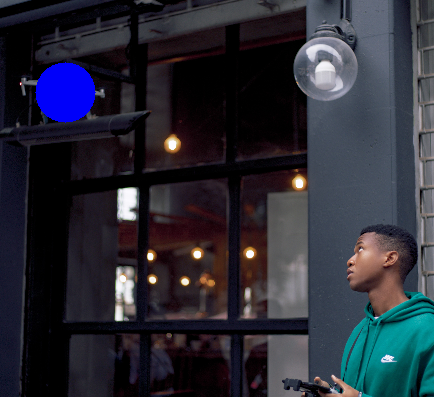
#> input picture Kode/Edgenode/ImgProcess/figure/blue_drone.png, 434 x 397 px, found by its file name
$ python 1_test_image_process_four.py
#> lines starting #> are read from the running program, lines starting #| are printed output that depends on the picture
#####################################################
# Display imported image in four different formats	#
# 	- Standard image								#
# 	- Greyscale image								#
#	- Blured image 									#
#	- Edged image									#
#													#
#####################################################

import cv2

# Load image, displays it and prints its dimensions.
path = '/home/wrongside/Documents/01 Comtek/01 Semester 4 project/Github/ComTek4_Project/Kode/Edgenode/ImgProcess/figure/blue_drone.png' 	# Path to image
img = cv2.imread(path,-1) 																										# Reading the image using imread() function (-1 is default load, 0 is greyscale)
#> img is the input picture: shape (397, 434, 3); mean B, G, R 53.5, 43.3, 41.8
cv2.imshow('Drone', img) 																										# Display image


# Convert image to grey scale
grey = cv2.imread(path,0)
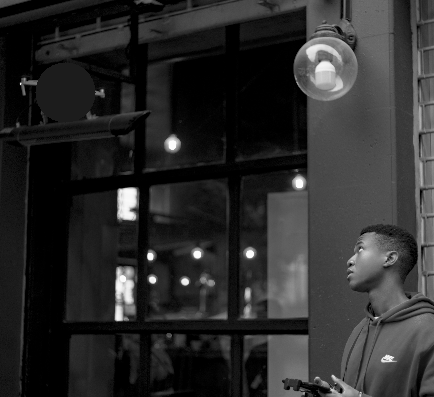
#> grey: shape (397, 434); min 0, max 252, mean 43.6
#cv2.imshow('Grey', grey)

# Convert image to HSV
hsv = cv2.cvtColor(img, cv2.COLOR_BGR2HSV)
#> hsv: shape (397, 434, 3); mean H, S, V 100.1, 92.8, 57.7
cv2.imshow('HSV', hsv)

# Blur image - this will remove small noise in the image
blur = cv2.GaussianBlur(img, (7,7), cv2.BORDER_DEFAULT)
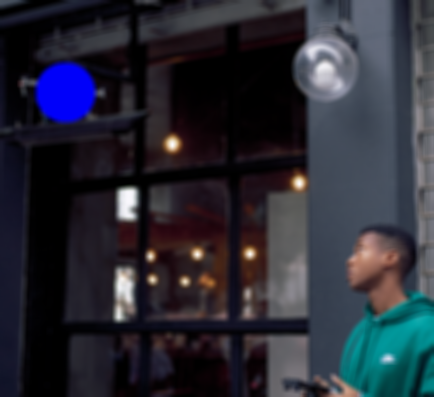
#> blur: shape (397, 434, 3); mean B, G, R 53.5, 43.3, 41.8
cv2.imshow('Blur', blur)


# Egde cascade - find all edges in image
edge = cv2.Canny(img,125,175)														# Number are thredshold
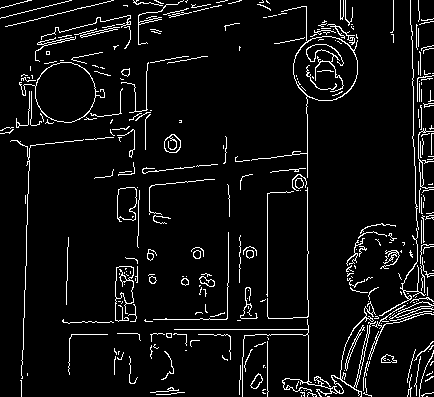
#> edge: shape (397, 434); 6% white in thin lines or dots
#cv2.imshow('Edge', edge)


print(img.shape)		# print height, width and channels of image
#| (397, 434, 3)

# wait an infinite amount of time for you to press any key on the keyboard and then close the window
cv2.waitKey(0)
cv2.destroyAllWindows()

$ run again, with Kode/Edgenode/ImgProcess/figure/HSV_drone.png copied over Kode/Edgenode/ImgProcess/figure/blue_drone.png
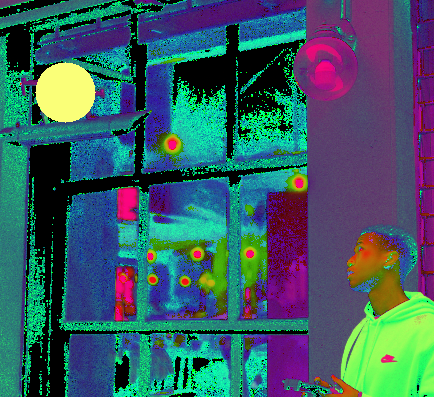
#> input picture Kode/Edgenode/ImgProcess/figure/HSV_drone.png, 434 x 397 px, found by its file name
#> img is the input picture: shape (397, 434, 3); mean B, G, R 100.1, 92.8, 57.7
#> `grey = cv2.imread(path,0)`:
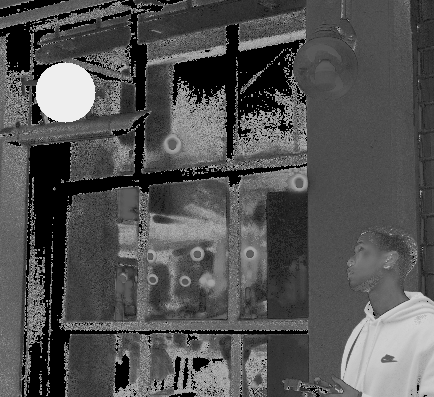
#> grey: shape (397, 434); min 0, max 238, mean 82.7
#> hsv: shape (397, 434, 3); mean H, S, V 87.4, 165.2, 130.9
#> `edge = cv2.Canny(img,125,175)`:
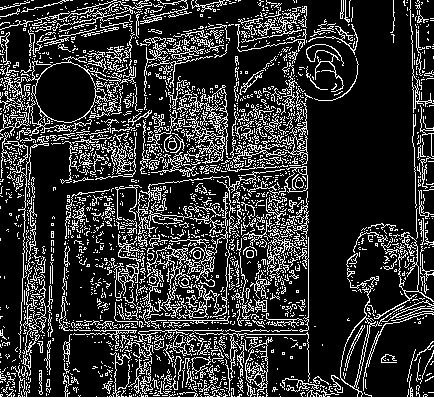
#> edge: shape (397, 434); 19.5% white in thin lines or dots
#| (397, 434, 3)
